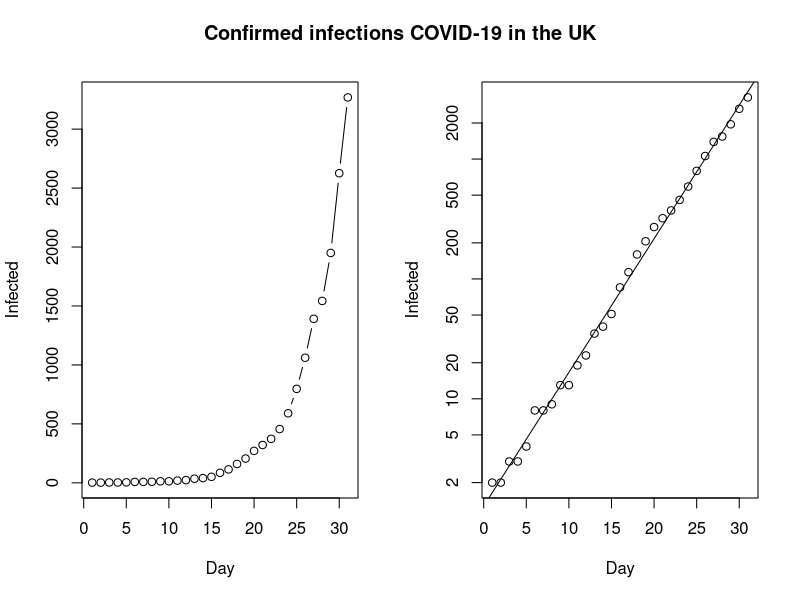
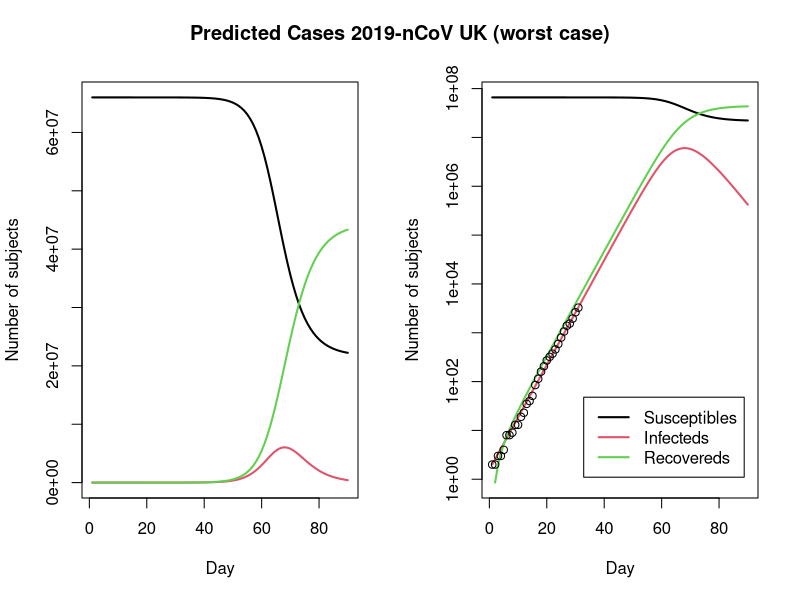

The R script that drew these images, in order:
# Germany
# Infected <- c(16, 18, 21, 26, 53, 66, 117, 150, 188, 240, 349, 534, 684, 847, 1112, 1460, 1884, 2369, 3062, 3795, 4838, 6012, 7156, 8198, 10999)

#China
#Infected <- c(45, 62, 121, 198, 291, 440, 571, 830, 1287, 1975, 2744, 4515)

# UK
Infected <- c(2,2,3,3,4,8,8,9,13,13,19,23,35,40,51,85,114,160,206,271,321,373,456,590,797,1061,1391,1543,1950,2626,3269)
Day <- 1:(length(Infected))
N <- 66000000 # pupulation of the UK

old <- par(mfrow = c(1, 2))
plot(Day, Infected, type ="b")
plot(Day, Infected, log = "y")
abline(lm(log10(Infected) ~ Day))
title("Confirmed infections COVID-19 in the UK", outer = TRUE, line = -2)

SIR <- function(time, state, parameters) {
  par <- as.list(c(state, parameters))
  with(par, {
    dS <- -beta/N * I * S
    dI <- beta/N * I * S - gamma * I
    dR <- gamma * I
    list(c(dS, dI, dR))
    })
}

library(deSolve)
init <- c(S = N-Infected[1], I = Infected[1], R = 0)
RSS <- function(parameters) {
  names(parameters) <- c("beta", "gamma")
  out <- ode(y = init, times = Day, func = SIR, parms = parameters)
  fit <- out[ , 3]
  sum((Infected - fit)^2)
}
 
Opt <- optim(c(0.5, 0.5), RSS, method = "L-BFGS-B", lower = c(0, 0), upper = c(1, 1)) # optimize with some sensible conditions
Opt$message
## [1] "CONVERGENCE: REL_REDUCTION_OF_F <= FACTR*EPSMCH"
 
Opt_par <- setNames(Opt$par, c("beta", "gamma"))
print(Opt_par)
 
t <- 1:90 # time in days
fit <- data.frame(ode(y = init, times = t, func = SIR, parms = Opt_par))
col <- 1:3 # colour
print(fit) 
matplot(fit$time, fit[ , 2:4], type = "l", xlab = "Day", ylab = "Number of subjects", lwd = 2, lty = 1, col = col)
 matplot(fit$time, fit[ , 2:4], type = "l", xlab = "Day", ylab = "Number of subjects", lwd = 2, lty = 1, col = col, log = "y")

points(Day, Infected)
legend("bottomright", c("Susceptibles", "Infecteds", "Recovereds"), lty = 1, lwd = 2, col = col, inset = 0.05)
title("Predicted Cases 2019-nCoV UK (worst case)", outer = TRUE, line = -2)
